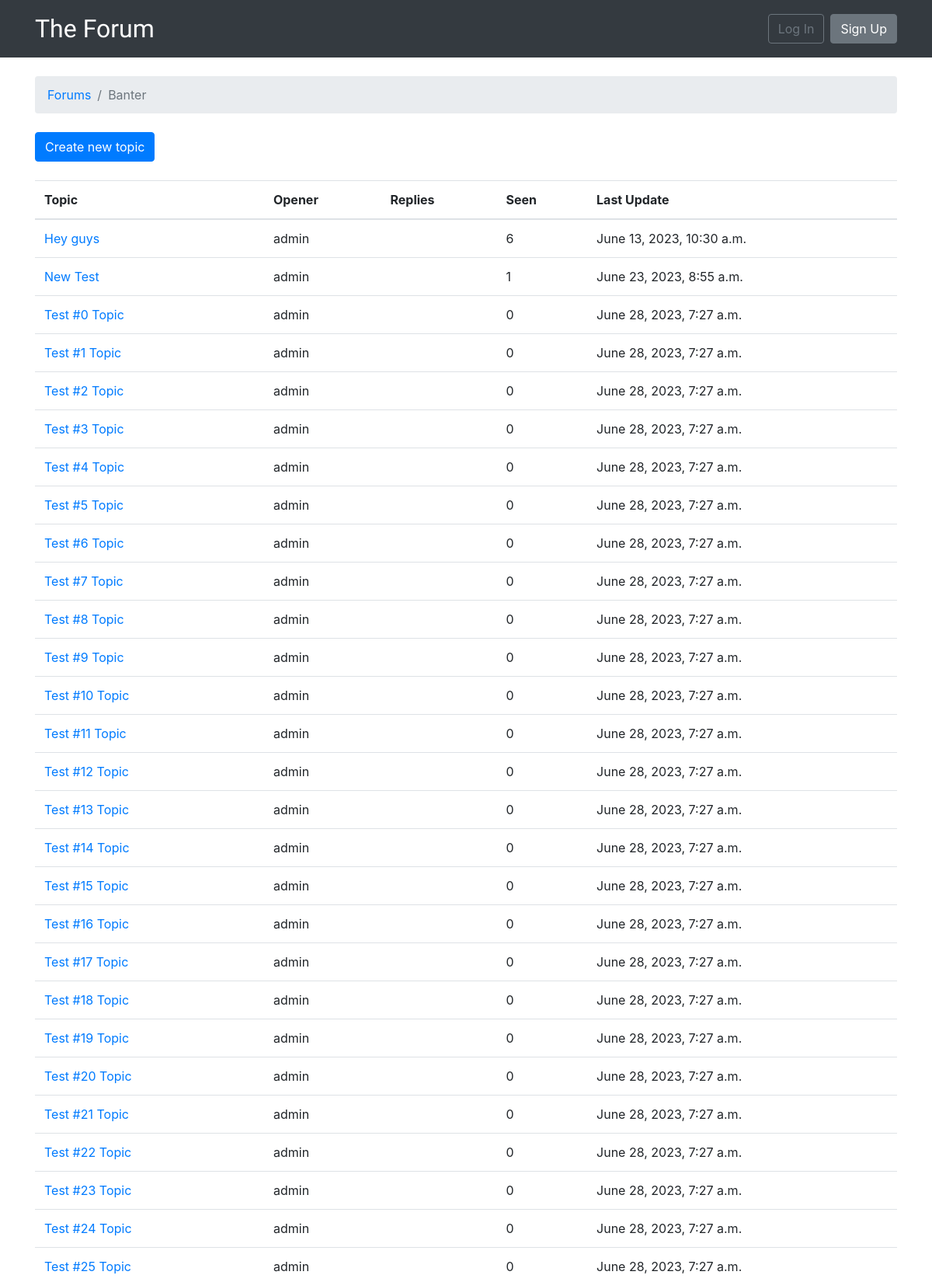
/forum/1/ (upper part), run on the app's committed database.
### forum/models.py (models this page shows, shortened)
class Forum(models.Model):
    name = models.CharField(max_length=24, unique=True)
    description = models.CharField(max_length=100)

class Topic(models.Model):
    subject = models.CharField(max_length=255)
    last_updated = models.DateTimeField(auto_now_add=True)
    forum = models.ForeignKey(
        Forum, related_name='topics', on_delete=models.CASCADE)
    opener = models.ForeignKey(
        User, related_name='topics', on_delete=models.CASCADE)
    views = models.PositiveBigIntegerField(default=0)

### forum/views.py (the view)
# urls.py: path('forum/<int:pk>/', views.forum_topics, name='forum_topics'),
def forum_topics(request, pk):
    forum = get_object_or_404(Forum, pk=pk)
    queryset = forum.topics.order_by(
        '-last_updated').annotate(replies=Count('posts') - 1)
    page = request.GET.get('page', 1)
    paginator = Paginator(queryset, 25)
    try:
        topics = paginator.page(page)
    except PageNotAnInteger:
        topics = paginator.page(1)
    except EmptyPage:
        topics = paginator.page(paginator.num_pages)
    return render(request, 'topics.html', {'forum': forum, 'topics': topics})

### templates/topics.html (shortened to what this page needs)
{% extends 'base.html' %}
{% block breadcrumb %}
    <li class="breadcrumb-item"><a href="{% url 'home' %}">Forums</a></li>
    <li class="breadcrumb-item active">{{ forum.name }}</li>
{% endblock %}
{% block content %}
    <div class="mb-4">
        <a href="{% url 'new_topic' forum.pk %}" class="btn btn-primary">Create new topic</a>
    </div>
    <table class="table mb-4">
        <thead class="thead-inverse">
            <tr>
                <th>Topic</th>
                <th>Opener</th>
                <th>Replies</th>
                <th>Seen</th>
                <th>Last Update</th>
            </tr>
        </thead>
        <tbody>
            {% for topic in forum.topics.all %}
                {% url 'topic_posts' forum.pk topic.pk as topic_url %}
                <tr>
                    <td>
                        <p class="mb-0">
                        <a href="{{ topic_url }}">{{ topic.subject }}</a>
                        </p>
                    </td>
                    <td>{{ topic.opener.username }}</td>
                    <td>{{ topic.replies }}</td>
                    <td>{{ topic.views }}</td>
                    <td>{{ topic.last_updated }}</td>
                </tr>
            {% endfor %}
        </tbody>
    </table>
{% endblock %}

### data on the page
Forum: name "Banter"
Topic: subject "Hey guys", opener.username "admin", views "6", last_updated "June 13, 2023, 10:30 a.m."
Topic: subject "New Test", opener.username "admin", views "1", last_updated "June 23, 2023, 8:55 a.m."
Topic: subject "Test #0 Topic", opener.username "admin", views "0", last_updated "June 28, 2023, 7:27 a.m."
Topic: subject "Test #1 Topic", opener.username "admin", views "0", last_updated "June 28, 2023, 7:27 a.m."
Topic: subject "Test #2 Topic", opener.username "admin", views "0", last_updated "June 28, 2023, 7:27 a.m."
Topic: subject "Test #3 Topic", opener.username "admin", views "0", last_updated "June 28, 2023, 7:27 a.m."
Topic: subject "Test #4 Topic", opener.username "admin", views "0", last_updated "June 28, 2023, 7:27 a.m."
Topic: subject "Test #5 Topic", opener.username "admin", views "0", last_updated "June 28, 2023, 7:27 a.m."
Topic: subject "Test #6 Topic", opener.username "admin", views "0", last_updated "June 28, 2023, 7:27 a.m."
Topic: subject "Test #7 Topic", opener.username "admin", views "0", last_updated "June 28, 2023, 7:27 a.m."
Topic: subject "Test #8 Topic", opener.username "admin", views "0", last_updated "June 28, 2023, 7:27 a.m."
Topic: subject "Test #9 Topic", opener.username "admin", views "0", last_updated "June 28, 2023, 7:27 a.m."
Topic: subject "Test #10 Topic", opener.username "admin", views "0", last_updated "June 28, 2023, 7:27 a.m."
Topic: subject "Test #11 Topic", opener.username "admin", views "0", last_updated "June 28, 2023, 7:27 a.m."
Topic: subject "Test #12 Topic", opener.username "admin", views "0", last_updated "June 28, 2023, 7:27 a.m."
Topic: subject "Test #13 Topic", opener.username "admin", views "0", last_updated "June 28, 2023, 7:27 a.m."
Topic: subject "Test #14 Topic", opener.username "admin", views "0", last_updated "June 28, 2023, 7:27 a.m."
Topic: subject "Test #15 Topic", opener.username "admin", views "0", last_updated "June 28, 2023, 7:27 a.m."
Topic: subject "Test #16 Topic", opener.username "admin", views "0", last_updated "June 28, 2023, 7:27 a.m."
Topic: subject "Test #17 Topic", opener.username "admin", views "0", last_updated "June 28, 2023, 7:27 a.m."
Topic: subject "Test #18 Topic", opener.username "admin", views "0", last_updated "June 28, 2023, 7:27 a.m."
Topic: subject "Test #19 Topic", opener.username "admin", views "0", last_updated "June 28, 2023, 7:27 a.m."
Topic: subject "Test #20 Topic", opener.username "admin", views "0", last_updated "June 28, 2023, 7:27 a.m."
Topic: subject "Test #21 Topic", opener.username "admin", views "0", last_updated "June 28, 2023, 7:27 a.m."
Topic: subject "Test #22 Topic", opener.username "admin", views "0", last_updated "June 28, 2023, 7:27 a.m."
Topic: subject "Test #23 Topic", opener.username "admin", views "0", last_updated "June 28, 2023, 7:27 a.m."
Topic: subject "Test #24 Topic", opener.username "admin", views "0", last_updated "June 28, 2023, 7:27 a.m."
Topic: subject "Test #25 Topic", opener.username "admin", views "0", last_updated "June 28, 2023, 7:27 a.m."
